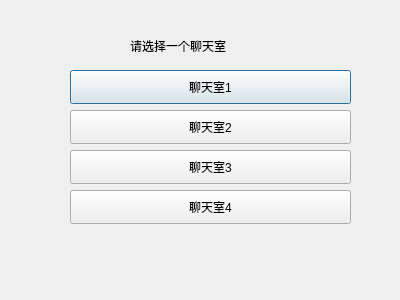
<?xml version="1.0" encoding="UTF-8"?>
<ui version="4.0">
 <class>choose</class>
 <widget class="QDialog" name="choose">
  <property name="geometry">
   <rect>
    <x>0</x>
    <y>0</y>
    <width>400</width>
    <height>300</height>
   </rect>
  </property>
  <property name="windowTitle">
   <string>Dialog</string>
  </property>
  <widget class="QPushButton" name="pushButton">
   <property name="geometry">
    <rect>
     <x>70</x>
     <y>70</y>
     <width>281</width>
     <height>34</height>
    </rect>
   </property>
   <property name="text">
    <string>聊天室1</string>
   </property>
  </widget>
  <widget class="QPushButton" name="pushButton_2">
   <property name="geometry">
    <rect>
     <x>70</x>
     <y>110</y>
     <width>281</width>
     <height>34</height>
    </rect>
   </property>
   <property name="text">
    <string>聊天室2</string>
   </property>
  </widget>
  <widget class="QPushButton" name="pushButton_3">
   <property name="geometry">
    <rect>
     <x>70</x>
     <y>150</y>
     <width>281</width>
     <height>34</height>
    </rect>
   </property>
   <property name="text">
    <string>聊天室3</string>
   </property>
  </widget>
  <widget class="QPushButton" name="pushButton_4">
   <property name="geometry">
    <rect>
     <x>70</x>
     <y>190</y>
     <width>281</width>
     <height>34</height>
    </rect>
   </property>
   <property name="text">
    <string>聊天室4</string>
   </property>
  </widget>
  <widget class="QLabel" name="label">
   <property name="geometry">
    <rect>
     <x>130</x>
     <y>30</y>
     <width>281</width>
     <height>31</height>
    </rect>
   </property>
   <property name="text">
    <string>请选择一个聊天室</string>
   </property>
  </widget>
  <widget class="QLabel" name="label_2">
   <property name="geometry">
    <rect>
     <x>30</x>
     <y>70</y>
     <width>31</width>
     <height>31</height>
    </rect>
   </property>
   <property name="text">
    <string>&lt;html&gt;&lt;head/&gt;&lt;body&gt;&lt;p&gt;&lt;img src=&quot;:/pic/q2.png&quot;/&gt;&lt;/p&gt;&lt;/body&gt;&lt;/html&gt;</string>
   </property>
  </widget>
  <widget class="QLabel" name="label_3">
   <property name="geometry">
    <rect>
     <x>30</x>
     <y>110</y>
     <width>31</width>
     <height>31</height>
    </rect>
   </property>
   <property name="text">
    <string>&lt;html&gt;&lt;head/&gt;&lt;body&gt;&lt;p&gt;&lt;img src=&quot;:/pic/q3.png&quot;/&gt;&lt;/p&gt;&lt;/body&gt;&lt;/html&gt;</string>
   </property>
  </widget>
  <widget class="QLabel" name="label_4">
   <property name="geometry">
    <rect>
     <x>30</x>
     <y>150</y>
     <width>31</width>
     <height>31</height>
    </rect>
   </property>
   <property name="text">
    <string>&lt;html&gt;&lt;head/&gt;&lt;body&gt;&lt;p&gt;&lt;img src=&quot;:/pic/q2.png&quot;/&gt;&lt;/p&gt;&lt;/body&gt;&lt;/html&gt;</string>
   </property>
  </widget>
  <widget class="QLabel" name="label_5">
   <property name="geometry">
    <rect>
     <x>30</x>
     <y>190</y>
     <width>31</width>
     <height>31</height>
    </rect>
   </property>
   <property name="text">
    <string>&lt;html&gt;&lt;head/&gt;&lt;body&gt;&lt;p&gt;&lt;img src=&quot;:/pic/q3.png&quot;/&gt;&lt;/p&gt;&lt;/body&gt;&lt;/html&gt;</string>
   </property>
  </widget>
  <widget class="QLabel" name="label_6">
   <property name="geometry">
    <rect>
     <x>90</x>
     <y>20</y>
     <width>31</width>
     <height>41</height>
    </rect>
   </property>
   <property name="text">
    <string>&lt;html&gt;&lt;head/&gt;&lt;body&gt;&lt;p&gt;&lt;img src=&quot;:/pic/q1.png&quot;/&gt;&lt;/p&gt;&lt;/body&gt;&lt;/html&gt;</string>
   </property>
  </widget>
 </widget>
 <resources/>
 <connections/>
</ui>
